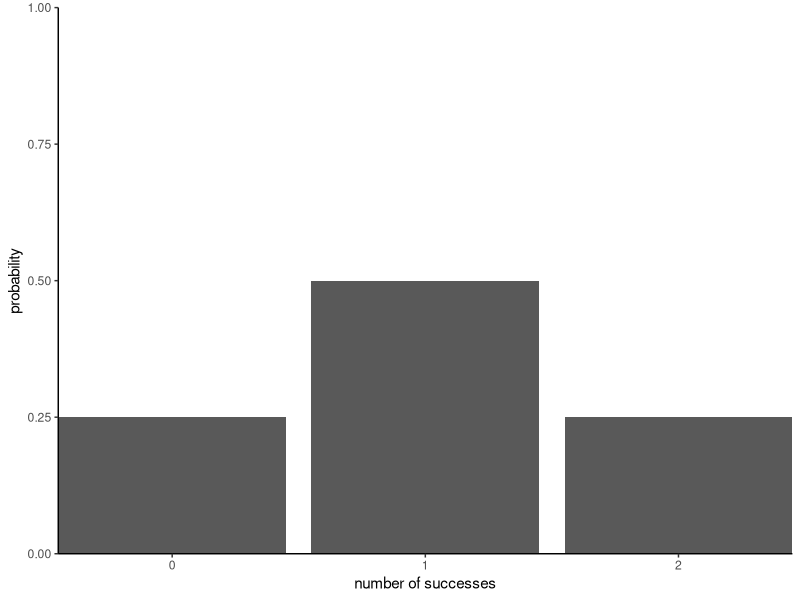
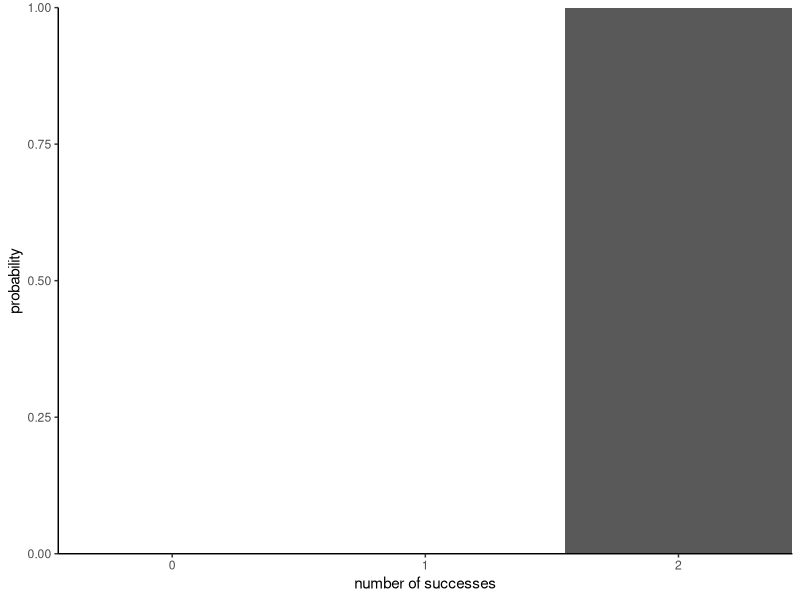
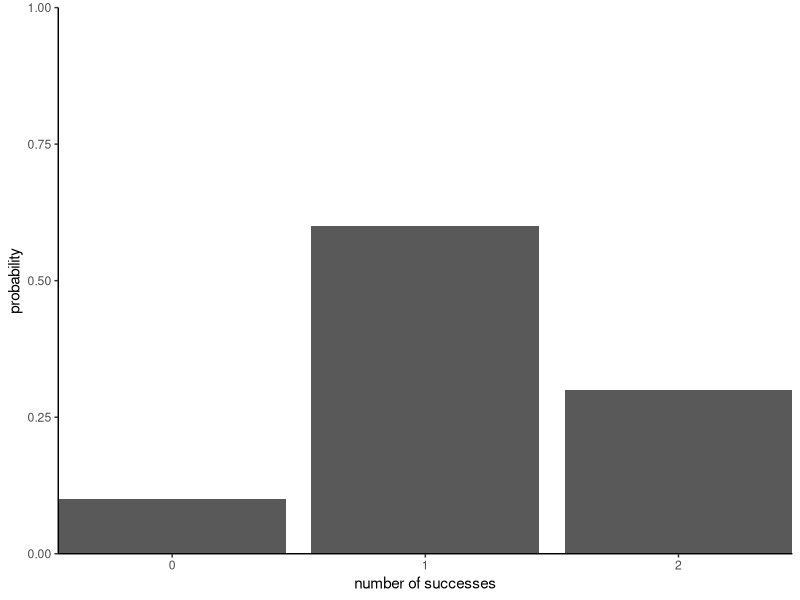
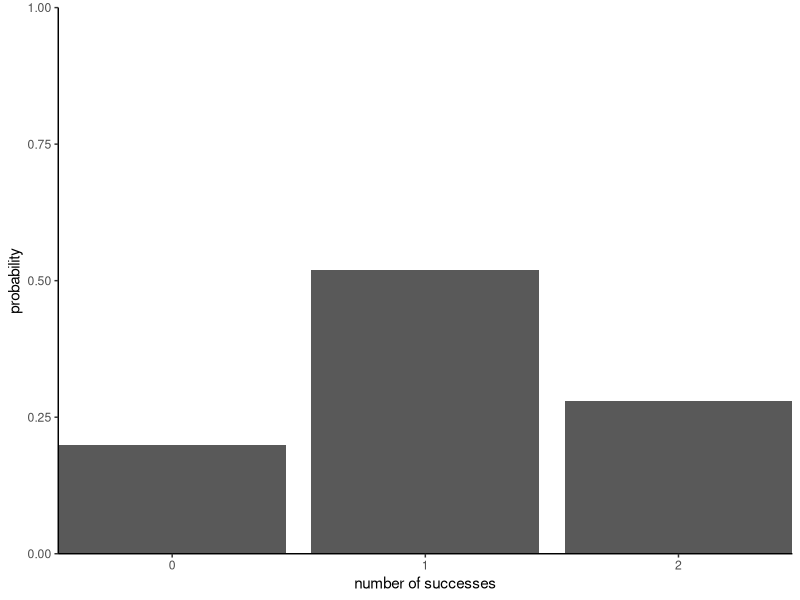
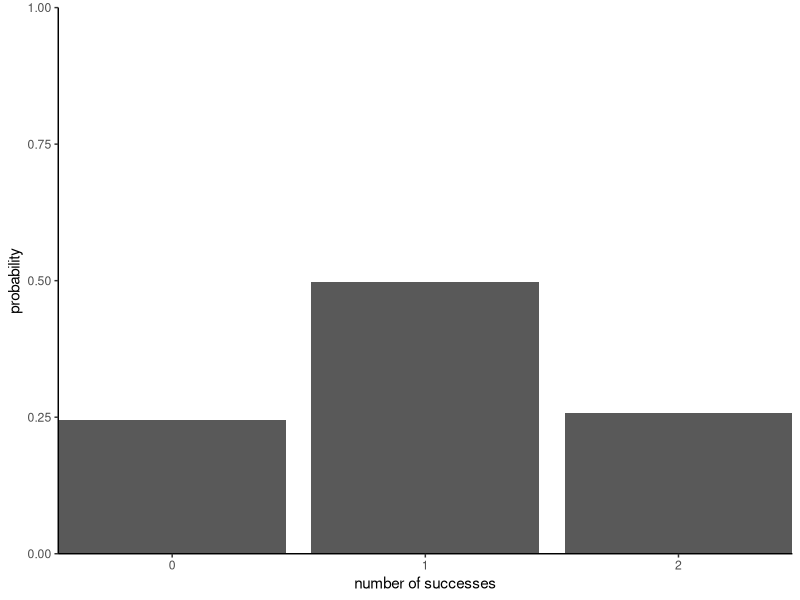
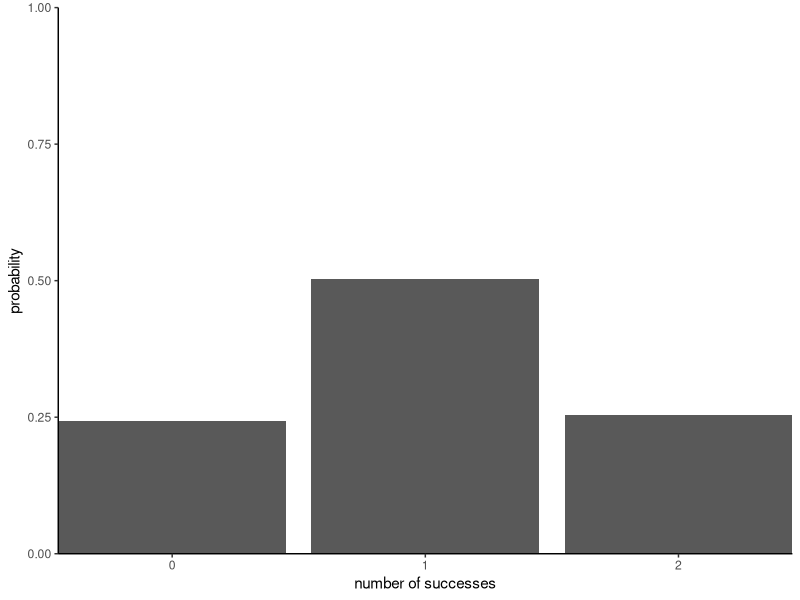
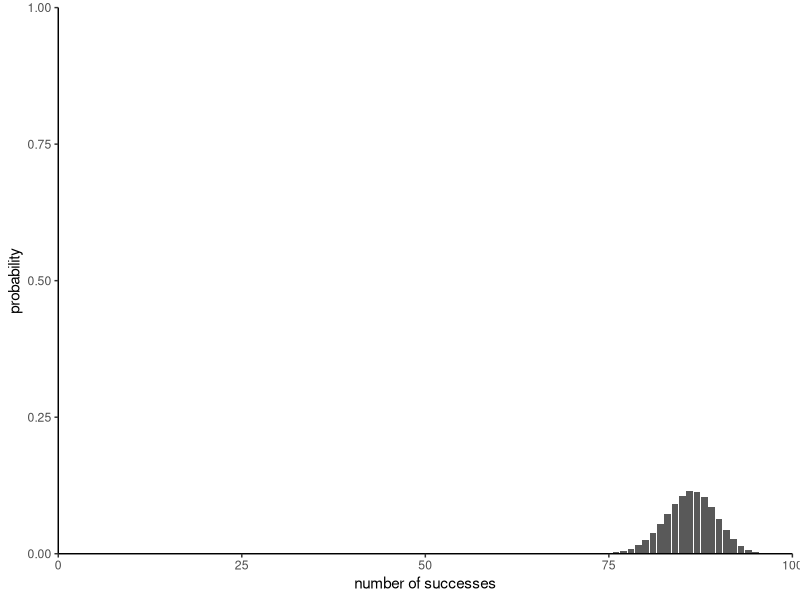
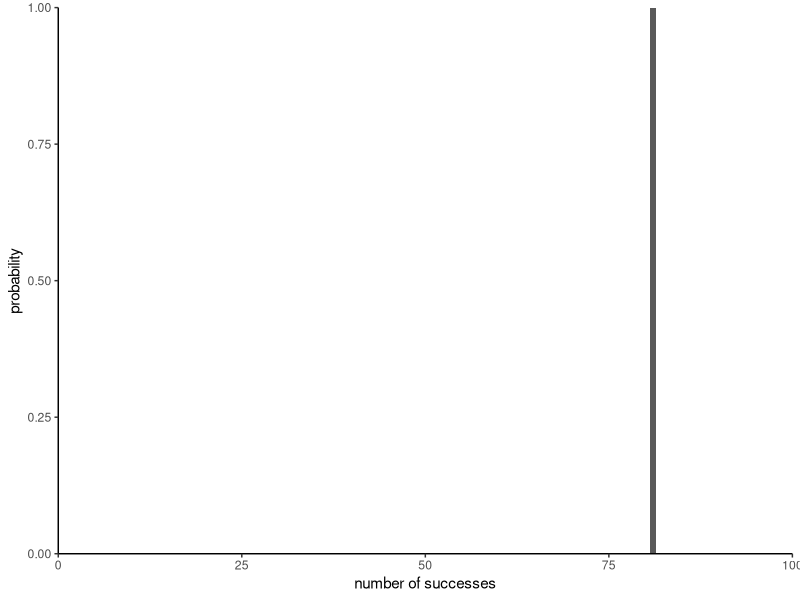

These charts were generated, in order, by the following R code:
## ---- chunk 1
knitr::opts_chunk$set(echo = FALSE)
library(tidyverse)
library(knitr)
## ---- chunk 2

n <- 2
p <- 0.5
dist <- dbinom(0:2, n, p)

data.frame(y = dist,
           x = factor(0:n)) %>% 
  ggplot(aes(x, y)) +
  geom_col() +
  labs(x = "number of successes", y = "probability") +
  coord_cartesian(expand = 0, ylim = c(0,1)) +
  theme_classic()
## ---- chunk 3
set.seed(138)
sample <- sample(c(FALSE, TRUE), 2, TRUE)
sample_prop <- sum(sample)/n 

## ---- chunk 4
dist <- dbinom(0:2, n, sample_prop)

data.frame(y = dist,
           x = factor(0:n)) %>% 
  ggplot(aes(x, y)) +
  geom_col() +
  labs(x = "number of successes", y = "probability") +
  coord_cartesian(expand = 0, ylim = c(0,1)) +
  theme_classic()
## ---- chunk 5
n <- 2
r <- 10

set.seed(138)
sample <- rep(n, r) %>% 
  map_dbl( ~ sum(sample(c(FALSE, TRUE), ., TRUE) ))

data.frame(x = sample) %>% 
  count(x, name = "results") %>%
  mutate(results = results/r,
         x = factor(x)) -> results_table

results_table %>% 
  kable()
## ---- chunk 6
results_table %>% 
  ggplot(aes(x, results)) +
  geom_col() +
  labs(x = "number of successes", y = "probability") +
  coord_cartesian(expand = 0, ylim = c(0,1)) +
  theme_classic()

## ---- chunk 7

n <- 2
r <- 100

set.seed(138)
sample <- rep(n, r) %>% 
  map_dbl( ~ sum(sample(c(FALSE, TRUE), ., TRUE) ))


data.frame(x = sample) %>% 
  count(x, name = "results") %>%
  mutate(results = results/r,
         x = factor(x)) %>% 
  ggplot(aes(x, results)) +
  geom_col() +
  labs(x = "number of successes", y = "probability") +
  coord_cartesian(expand = 0, ylim = c(0,1)) +
  theme_classic()

## ---- chunk 8

n <- 2
r <- 1000

set.seed(138)
sample <- rep(n, r) %>% 
  map_dbl( ~ sum(sample(c(FALSE, TRUE), ., TRUE) ))


data.frame(x = sample) %>% 
  count(x, name = "results") %>%
  mutate(results = results/r,
         x = factor(x)) %>% 
  ggplot(aes(x, results)) +
  geom_col() +
  labs(x = "number of successes", y = "probability") +
  coord_cartesian(expand = 0, ylim = c(0,1)) +
  theme_classic()

## ---- chunk 9

n <- 2
r <- 10000

set.seed(138)
sample <- rep(n, r) %>% 
  map_dbl( ~ sum(sample(c(FALSE, TRUE), ., TRUE) ))


data.frame(x = sample) %>% 
  count(x, name = "results") %>%
  mutate(results = results/r,
         x = factor(x)) %>% 
  ggplot(aes(x, results)) +
  geom_col() +
  labs(x = "number of successes", y = "probability") +
  coord_cartesian(expand = 0, ylim = c(0,1)) +
  theme_classic()

## ---- chunk 10
#
set.seed(136)
population <- sample(c("Blue", "Red"), 10^6, T, c(0.86, 0.14))

# True proportion of blue nosed martians:

prop_blue <- sum(population == "Blue")/length(population)

## ---- chunk 11
library(tidyverse)
data.frame(y = dbinom(0:100, 100, prop_blue),
           x = 0:100) %>% 
  ggplot(aes(x, y)) +
  geom_col() +
  labs(x = "number of successes", y = "probability") +
  coord_cartesian(expand = 0, xlim = c(0,100), ylim = c(0,1)) +
  theme_classic()
## ---- chunk 12
# The sample size
n <- 10

prop_blue_sample_1 <- sum(sample(population, n) == "Blue")/n
## ---- chunk 13
# The sample size
n <- 100

set.seed(138)
prop_blue_sample_2 <- sum(sample(population, n) == "Blue")/n

## ---- chunk 14
data.frame(y = 1,
           x = prop_blue_sample_2*100) %>% 
  ggplot(aes(x, y)) +
  geom_col() +
  labs(x = "number of successes", y = "probability") +
  coord_cartesian(expand = 0, xlim = c(0,100), ylim = c(0,1)) +
  theme_classic()
## ---- chunk 15
# The proportion of blue noses in each sample of n = 100

# The sample size
n <- 100

# The number of repeated samples we take:
r <- 10

sample_prop <- rep(100, 10) %>% 
  map_dbl( ~ sum(sample(population, .) == "Blue")/length(sample(population, .)))

# now just take the average of all these values
# mean(sample_prop)

## ---- chunk 16

n <- 100
r <- 10

set.seed(138)
sample <- rep(n, r) %>% 
  map_dbl( ~ sum(sample(population, ., TRUE) == "Blue"))

data.frame(x = sample) %>% 
  count(x, name = "results") %>%
  mutate(results = results/r) %>% 
  ggplot(aes(x, results)) +
  geom_col() +
  labs(x = "number of successes", y = "probability") +
  coord_cartesian(expand = 0, ylim = c(0,1), xlim = c(0,100)) +
  theme_classic()

## ---- chunk 17

n <- 100
r <- 10000

set.seed(138)
sample <- rep(n, r) %>% 
  map_dbl( ~ sum(sample(population, ., TRUE) == "Blue"))

data.frame(x = sample) %>% 
  count(x, name = "results") %>%
  mutate(results = results/r) -> results_table

p_guess <- results_table$x[which.max(results_table$results)]/n

results_table %>% 
  ggplot(aes(x, results)) +
  geom_col() +
  labs(x = "number of successes", y = "probability") +
  coord_cartesian(expand = 0, ylim = c(0,1), xlim = c(0,100)) +
  theme_classic()
